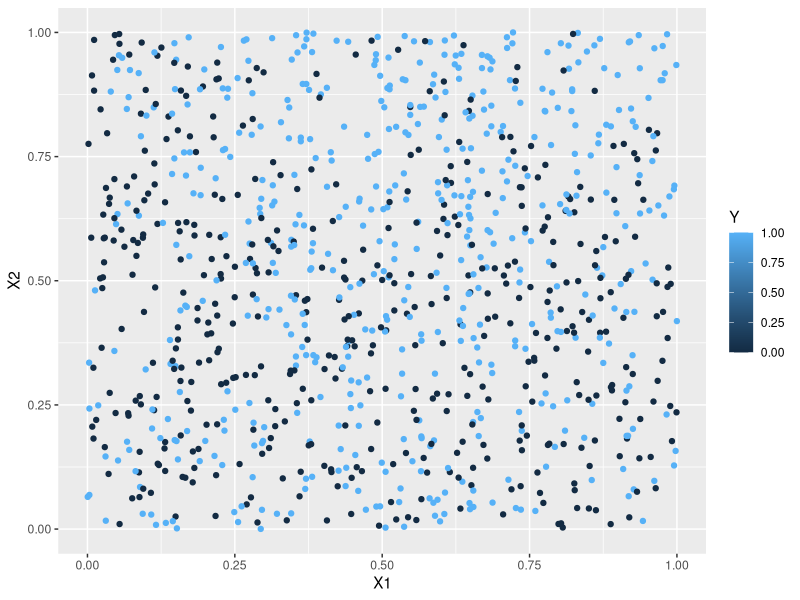
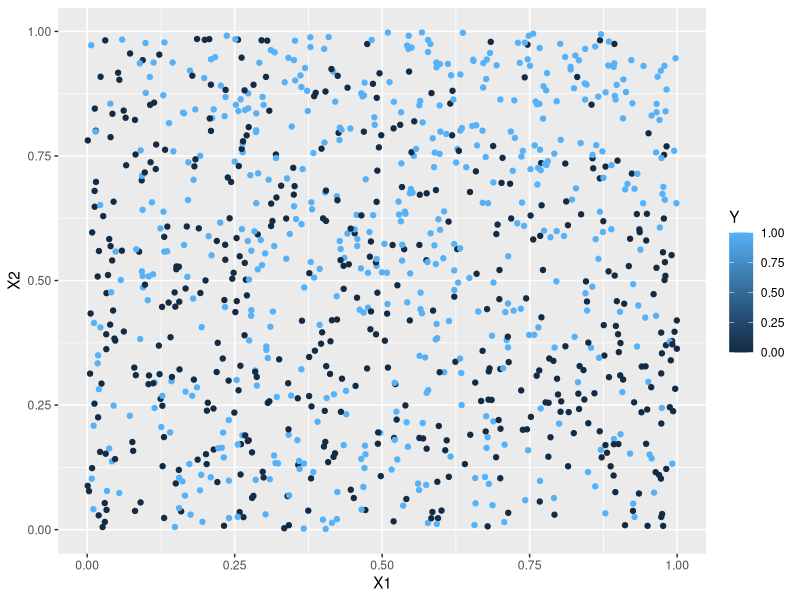

Write R code to recreate these figures, in order.
## ---- chunk 1
library(class)
suppressPackageStartupMessages(library(tidyverse))
## ---- chunk 2
#Generative model
set.seed(200) #setting a random seed so that we can
#reproduce everything exactly if we want to

generate_y <- function(x1,x2) { #two input parameters to generate the output y
  logit <- x1 -2*x2 -2*x1^2 + x2^2 + 3*x1*x2 +4*x1*x2^2 -3*x1^2*x2
  p <- exp(logit)/(1+exp(logit)) #apply the inverse logit function
  y <- rbinom(1,1,p) #y becomes a 0 (with prob 1-p) or a 1 with probability p
}
## ---- chunk 3
# Generate a training dataset with 1000 points
set.seed(200)
n = 1000
X1 <- runif(n,0,1)
X2 <- runif(n,0,1)

#I'm going to use a for loop to generate 1000 y's
Y <- rep(0,n) #initializing my Y to be a vector of 0's
for (i in 1:n) {
  Y[i] <- generate_y(X1[i],X2[i])
}

sum(Y) #How many 0's and 1's were predicted? In this
#training set, almost 53% were 1's. When n is very large
# about 51.5% of the Y's are 1's. That's really close to
# 50/50 so we shouldn't have issues with "imbalance"
# which is something we'll learn about later in the 
# semester.

training <- data.frame(X1,X2,Y) #combining all of my variables into a training dataset
ggplot(data=training, aes(x=X1, y=X2, color=Y)) +
  geom_point()
## ---- chunk 4
# Create the training dataset as above using seed=200
# Create a testing dataset using seed=201, 202, 203, or 204



## ---- chunk 5
set.seed(201)
n = 1000
X1 <- runif(n,0,1)
X2 <- runif(n,0,1)
#I'm going to use a for loop to generate 1000 y's
Y <- rep(0,n) #initializing my Y to be a vector of 0's
for (i in 1:n) {
  Y[i] <- generate_y(X1[i],X2[i])
}

sum(Y)

testing <- data.frame(X1,X2,Y) #combining all of my variables into a training dataset
ggplot(data=testing, aes(x=X1, y=X2, color=Y)) +
  geom_point()
## ---- chunk 6
logistic_regression<-glm(Y~X1+X2, family=binomial, data = training)
summary(logistic_regression)
## ---- chunk 7
library(MASS)
ldafit<-lda(Y~X1+X2,data=training)
ldafit
## ---- chunk 8
qdafit<-qda(Y~X1+X2,data=training)
qdafit
## ---- chunk 9

library(e1071)
naivebayesfit <- naiveBayes(Y~X1+X2,data=training)
naivebayesfit
## ---- chunk 10
    knn6predictions <- knn(train=training[,1:2], cl=training[,3], test = testing[,1:2], k = 6)

## ---- chunk 11

##Load Caret
library(caret)
probpredictions<-predict(logistic_regression,newdata=testing)

    predictions<-ifelse(probpredictions>0.5,1,0)
   
    print(confusionMatrix(as.factor(predictions),as.factor(testing$Y)))

    confmatrix<-table(predictions,testing$Y)

  

    log_regression_specificity=confmatrix[1,1]/sum(confmatrix[,1])
    log_regression_sensitivity=confmatrix[2,2]/sum(confmatrix[,2])
    log_regression_misclassification=sum(predictions!=testing$Y)/length(predictions)

    print(log_regression_sensitivity)
    print(log_regression_specificity)
    print(log_regression_misclassification)
## ---- chunk 12
    lda_predictions<-predict(ldafit,newdata=testing)


    #This was easier for me to index for the time being
    confmatrix<-table(lda_predictions$class,testing$Y)


    lda_specificity=confmatrix[1,1]/sum(confmatrix[,1])
    lda_sensitivity=confmatrix[2,2]/sum(confmatrix[,2])
    lda_misclassification=sum(lda_predictions$class !=testing$Y)/length(lda_predictions$class)

    print(lda_sensitivity)
    print(lda_specificity)
    print(lda_misclassification)
## ---- chunk 13
qda_predictions<-predict(qdafit,newdata=testing)
    
    #confusion matrix with caret


    confmatrix<-table(qda_predictions$class,testing$Y)
    
    print(confmatrix)

    qda_specificity=confmatrix[1,1]/sum(confmatrix[,1])
    qda_sensitivity=confmatrix[2,2]/sum(confmatrix[,2])
    qda_misclassification=sum(qda_predictions$class !=testing$Y)/length(qda_predictions$class)

    print(qda_sensitivity)
    print(qda_specificity)
    print(qda_misclassification)


## ---- chunk 14

nb_predictions<-predict(naivebayesfit,newdata=testing)

    
    #confusion matrix with caret
    print(confusionMatrix(as.factor(nb_predictions),as.factor(testing$Y)))

    #This was easier for me to index for the time being
    confmatrix<-table(nb_predictions,testing$Y)

    print(confmatrix)

    nb_specificity=confmatrix[1,1]/sum(confmatrix[,1])
    nb_sensitivity=confmatrix[2,2]/sum(confmatrix[,2])
    nb_misclassification=sum(nb_predictions !=testing$Y)/length(nb_predictions)

    print(nb_sensitivity)
    print(nb_specificity)
    print(nb_misclassification)

## ---- chunk 15
 #confusion matrix with caret
    print(confusionMatrix(as.factor(knn6predictions),as.factor(testing$Y)))
          

    #This was easier for me to index for the time being

    #Predictions matrix already created in part 1
confmatrix<-table(knn6predictions,testing$Y)

    


    knn6_specificity=confmatrix[1, 1]/sum(confmatrix[,1])
    knn6_sensitivity=confmatrix[2,2]/sum(confmatrix[,2])
    knn6_misclassification=sum(knn6predictions !=testing$Y)/length(knn6predictions)

    print(knn6_sensitivity)
    print(knn6_specificity)
    print(knn6_misclassification)
## ---- chunk 16
    #Below are my choices for x1 and x2
    x1=0.25
    x2=0.25
    newpoint=data.frame(X1=x1,X2=x2)

    #Below is a prediction for logistic regression
    logistic_regression_prediction<- predict(logistic_regression,newpoint,type="response") 
    print(logistic_regression_prediction)
    #Below is a prediction for LDA
    print(predict(ldafit,newpoint,type="class"))

    #Below is a prediction for QDA
    print(predict(qdafit,newpoint,type="class"))

    #Below is a prediction for Naive Bayes
    print(predict(naivebayesfit,newpoint,type="class"))

    #Below is a prediction for KNN with k=6

    knn6prediction_newpoint <- knn(train=training[,1:2], cl=training[,3], test = newpoint, k = 6)

    print(knn6prediction_newpoint)
## ---- chunk 17
    logistic_regressions_stats<-data.frame("Model"="Logistic Regression","Sensitivity"=log_regression_sensitivity, "Specificity"=log_regression_specificity, "Misclassification"=log_regression_misclassification)

    lda_stats<-data.frame("Model"="LDA",  "Sensitivity"=lda_sensitivity, "Specificity"=lda_specificity, "Misclassification"=lda_misclassification)

    qda_stats<-data.frame("Model"="QDA",  "Sensitivity"=qda_sensitivity, "Specificity"=qda_specificity, "Misclassification"=qda_misclassification)

    nb_stats<-data.frame("Model"="Naive Bayes", "Sensitivity"=nb_sensitivity, "Specificity"=nb_specificity, "Misclassification"=nb_misclassification)

    knn6_stats<-data.frame("Model"="KNN, K=6", "Sensitivity"=knn6_sensitivity, "Specificity"=knn6_specificity, "Misclassification"=knn6_misclassification)

    josh_model_predictions<-rbind(logistic_regressions_stats,lda_stats,qda_stats,nb_stats,knn6_stats)

    josh_model_predictions
## ---- chunk 18
library(class)         
library(MASS)           
library(e1071)          
library(caret)          
## ---- chunk 19
set.seed(200)

generate_y <- function(x1, x2) {
  logit <- x1 - 2*x2 - 2*x1^2 + x2^2 + 3*x1*x2 + 4*x1*x2^2 - 3*x1^2*x2
  p <- exp(logit) / (1 + exp(logit))  # logistic link
  return(rbinom(1, 1, p))
}

n <- 1000
X1 <- runif(n, 0, 1)
X2 <- runif(n, 0, 1)
Y <- sapply(1:n, function(i) generate_y(X1[i], X2[i]))

## ---- chunk 20
training_data <- data.frame(X1, X2, Y)
set.seed(204)
trainIndex <- createDataPartition(training_data$Y, p = 0.5, list = FALSE)
train_data <- training_data[trainIndex, ]
test_data <- training_data[-trainIndex, ]

## ---- chunk 21
log_reg <- glm(Y ~ X1 + X2, family = binomial, data = train_data)
y_pred_log_reg <- predict(log_reg, newdata = test_data, type = "response")
y_pred_log_reg <- ifelse(y_pred_log_reg > 0.5, 1, 0)

## ---- chunk 22
lda_model <- lda(Y ~ X1 + X2, data = train_data)
y_pred_lda <- predict(lda_model, newdata = test_data)$class
## ---- chunk 23
qda_model <- qda(Y ~ X1 + X2, data = train_data)
y_pred_qda <- predict(qda_model, newdata = test_data)$class

## ---- chunk 24
nb_model <- naiveBayes(Y ~ X1 + X2, data = train_data)
y_pred_nb <- predict(nb_model, newdata = test_data)
## ---- chunk 25
knn_model <- knn(train = train_data[, c("X1", "X2")], test = test_data[, c("X1", "X2")], cl = train_data$Y, k = 3)
## ---- chunk 26
evaluate_model <- function(true_values, predictions) {
  cm <- table(true_values, predictions)
  sensitivity <- cm[2, 2] / (cm[2, 2] + cm[2, 1]) # TP / (TP + FN)
  specificity <- cm[1, 1] / (cm[1, 1] + cm[1, 2]) # TN / (TN + FP)
  error_rate <- sum(true_values != predictions) / length(true_values) # 
  return(c(sensitivity, specificity, error_rate))
}

metrics_log_reg <- evaluate_model(test_data$Y, y_pred_log_reg)
metrics_lda <- evaluate_model(test_data$Y, y_pred_lda)
metrics_qda <- evaluate_model(test_data$Y, y_pred_qda)
metrics_nb <- evaluate_model(test_data$Y, y_pred_nb)
metrics_knn <- evaluate_model(test_data$Y, knn_model)
## ---- chunk 27
metrics <- data.frame(
  Logistic_Regression = metrics_log_reg,
  LDA = metrics_lda,
  QDA = metrics_qda,
  Naive_Bayes = metrics_nb,
  KNN = metrics_knn
)
colnames(metrics) <- c("Sensitivity", "Specificity", "Error Rate")
print(metrics)

## ---- chunk 28
new_point <- data.frame(X1 = 0.75, X2 = 0.75)
log_reg_pred <- predict(log_reg, newdata = new_point, type = "response")
log_reg_pred <- ifelse(log_reg_pred > 0.5, 1, 0)
lda_pred <- predict(lda_model, newdata = new_point)$class
qda_pred <- predict(qda_model, newdata = new_point)$class
nb_pred <- predict(nb_model, newdata = new_point)
knn_pred <- knn(train = train_data[, c("X1", "X2")], test = new_point, cl = train_data$Y, k = 3)
predictions <- data.frame(
  Logistic_Regression = log_reg_pred,
  LDA = lda_pred,
  QDA = qda_pred,
  Naive_Bayes = nb_pred,
  KNN = knn_pred
)
print(predictions)

